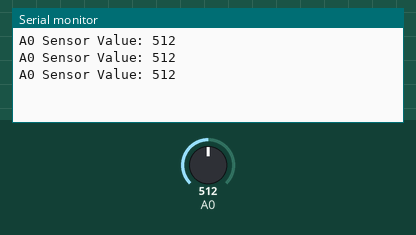
Bench run of a sketch on a simulated Arduino Uno, built with avr-gcc and run on an emulated ATmega328P. On the bench: the last lines printed to the serial monitor. The test bench sets the inputs (shaded band); at power-on: A0 = 512.

Above: at 1.3 s.
1.4 s: A0 set to 716
At 1.9 s:
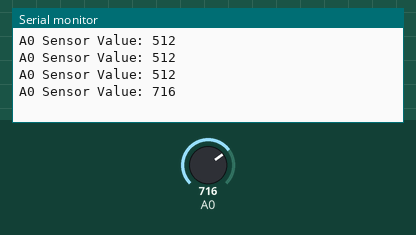
2.9 s: A0 set to 900
At 3.4 s:
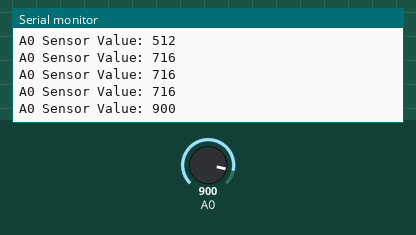
Timing chart, 0 to 5.9 s (numbered marks = the images above; inputs shaded):
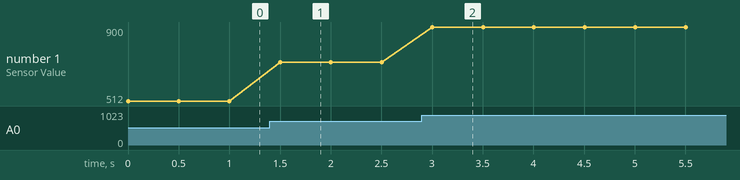

The sketch:

sensor_code.ino
```cpp
void setup() {
  Serial.begin(9600);
  while (!Serial) {
    ;
  }
}

void loop() {
  int sensorValue = analogRead(A0);

  Serial.print("A0 Sensor Value: ");
  Serial.println(sensorValue);

  delay(500);
}
```

Measured:
- after the input at 1.4 s, the serial monitor: prints a new line after 0.10 s (image 1)
- after the input at 2.9 s, the serial monitor: prints a new line after 0.10 s (image 2)
- plotted number 1: 512 → 716 after the input at 1.4 s, 716 → 900 after the input at 2.9 s
